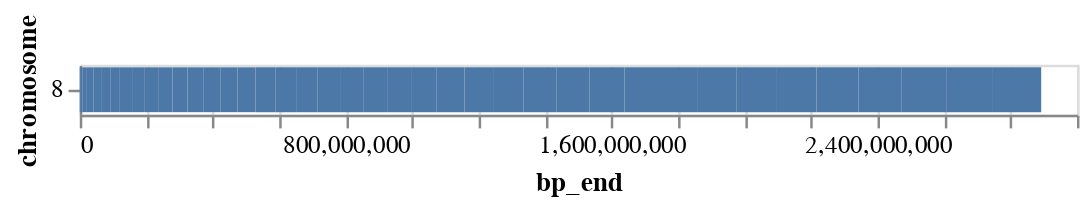

The cell this chart's notebook holds for it:
### Code cell
def make_chromosome_plot_altair(
    chrm,
    genes=None, 
    show_labels=True, 
    title=None, 
    above=True
):
    """ Create a cytoband plot and mark genes

    Parameters:
    chrm (str): The chromosome to be plotted
    genes (list or dict): a list of genes to mark on the plot; if using a dict, the key should be the color with the value as a list of genes to be marked in the g
iven color.
    show_labels (bool): whether to show the gene names
    title (str): the title to show on the plot
    above (bool): If true labels will be placed above the plot. If false labels will be placed below.
    """
    
    # Get cytoband info and gene locations
    cytoband_info = cnvutils.get_cytoband_info()
    if chrm not in cytoband_info['#chromosome'].values:
        raise ValueError(f"Chromosome '{chrm}' not found in cytoband data. Make sure it's a string, not an int.")
    data = cytoband_info[cytoband_info['#chromosome'] == chrm]
    locations = cnvutils.get_gene_locations()

    # Get boundaries for what part of the chromosome to display
    if arm:
        data = data[data.arm == arm]

    if start_bp:
        data = data[data.bp_stop > start_bp]
    else:
        start_bp = np.min(data.bp_start)

    if end_bp:
        data = data[data.bp_start < end_bp]
    else:
        end_bp = np.max(data.bp_stop)

    if above:
        label_location = 75
    else:
        label_location = 20

    # Assemble the colors for the cytobands on the chart
    colors = []
    bp_ends = []
    prev_stop = 0
    for index, row in data.iterrows():
        
        bp_ends.append(row['bp_stop'])
        
        if row['stain'] == 'gneg':
            colors.append('white')
        elif row['stain'] == 'gpos':
            if row['density'] == 25.0:
                colors.append('lightgray')
            elif row['density'] == 50.0:
                colors.append('gray')
            elif row['density'] == 75.0:
                colors.append('darkgray')
            else:
                colors.append('black')
        elif row['stain'] == 'acen':
            colors.append('red')
        else:
            colors.append('lightgray')

    bar_data = pd.DataFrame({
        "chromosome": chrm,
        "color": colors,
        "bp_end": bp_ends,
    })

    bars = alt.Chart(bar_data).mark_bar().encode(
        x=alt.X(
            "bp_end",
        ),
        y=alt.Y(
            "chromosome",
        ),
    )
    
    return bars
    
    not_found = []
    
    if isinstance(genes, list):
        
        for gene in genes:

            loc = list(locations.loc[gene, 'start_bp'])[0]
            gene_chrm = list(locations.loc[gene, 'chromosome'])[0]
            
            if loc > start_bp and loc < end_bp and gene_chrm == chrm:
                ax.axvline(loc, 0, 15, color='r')
                if show_labels:
                    ax.text(loc, label_location, gene, rotation=90)
            else:
                not_found.append(gene)
                
    elif isinstance(genes, dict):
        
        for color in genes.keys():
            for gene in genes[color]:
                loc = list(locations.loc[gene, 'start_bp'])[0]
                gene_chrm = list(locations.loc[gene, 'chromosome'])[0]
                
                if loc > start_bp and loc < end_bp and gene_chrm == chrm:
                    ax.axvline(loc, 0, 15, color=color)
                    if show_labels:
                        ax.text(loc, label_location, gene, rotation=90)
                else:
                    not_found.append(gene)
                    
    if len(not_found) > 0:
        warnings.warn(f'The following genes were not found within the event: {not_found}')

    return plt

make_chromosome_plot_altair(CHROMOSOME, above=True)

### Figure 1 — Vega-Lite specification as saved in the notebook (floating-point values rounded to 4 significant figures)
{"config": {"view": {"continuousWidth": 400, "continuousHeight": 300}}, "data": {"name": "data-1b7e9af847917a1f375724814abc5ee1"}, "mark": "bar", "encoding": {"x": {"field": "bp_end", "type": "quantitative"}, "y": {"field": "chromosome", "type": "nominal"}}, "$schema": "https://vega.github.io/schema/vega-lite/v4.17.0.json", "datasets": {"data-1b7e9af847917a1f375724814abc5ee1": [{"chromosome": "8", "color": "white", "bp_end": 2300000}, {"chromosome": "8", "color": "darkgray", "bp_end": 6300000}, {"chromosome": "8", "color": "white", "bp_end": 12800000}, {"chromosome": "8", "color": "black", "bp_end": 19200000}, {"chromosome": "8", "color": "white", "bp_end": 23500000}, {"chromosome": "8", "color": "gray", "bp_end": 27500000}, {"chromosome": "8", "color": "white", "bp_end": 29000000}, {"chromosome": "8", "color": "darkgray", "bp_end": 36700000}, {"chromosome": "8", "color": "white", "bp_end": 38500000}, {"chromosome": "8", "color": "lightgray", "bp_end": 39900000}, {"chromosome": "8", "color": "white", "bp_end": 43200000}, {"chromosome": "8", "color": "red", "bp_end": 45200000}, {"chromosome": "8", "color": "red", "bp_end": 47200000}, {"chromosome": "8", "color": "white", "bp_end": 51300000}, {"chromosome": "8", "color": "darkgray", "bp_end": 51700000}, {"chromosome": "8", "color": "white", "bp_end": 54600000}, {"chromosome": "8", "color": "gray", "bp_end": 60600000}, {"chromosome": "8", "color": "white", "bp_end": 61300000}, {"chromosome": "8", "color": "gray", "bp_end": 65100000}, {"chromosome": "8", "color": "white", "bp_end": 67100000}, {"chromosome": "8", "color": "gray", "bp_end": 69600000}, {"chromosome": "8", "color": "white", "bp_end": 72000000}, {"chromosome": "8", "color": "black", "bp_end": 74600000}, {"chromosome": "8", "color": "white", "bp_end": 74700000}, {"chromosome": "8", "color": "darkgray", "bp_end": 83500000}, {"chromosome": "8", "color": "white", "bp_end": 85900000}, {"chromosome": "8", "color": "black", "bp_end": 92300000}, {"chromosome": "8", "color": "white", "bp_end": 97900000}, {"chromosome": "8", "color": "lightgray", "bp_end": 100500000}, {"chromosome": "8", "color": "white", "bp_end": 105100000}, {"chromosome": "8", "color": "darkgray", "bp_end": 109500000}, {"chromosome": "8", "color": "white", "bp_end": 111100000}, {"chromosome": "8", "color": "black", "bp_end": 116700000}, {"chromosome": "8", "color": "white", "bp_end": 118300000}, {"chromosome": "8", "color": "gray", "bp_end": 121500000}, {"chromosome": "8", "color": "white", "bp_end": 126300000}, {"chromosome": "8", "color": "gray", "bp_end": 130400000}, {"chromosome": "8", "color": "white", "bp_end": 135400000}, {"chromosome": "8", "color": "darkgray", "bp_end": 138900000}, {"chromosome": "8", "color": "white", "bp_end": 145138636}]}}
